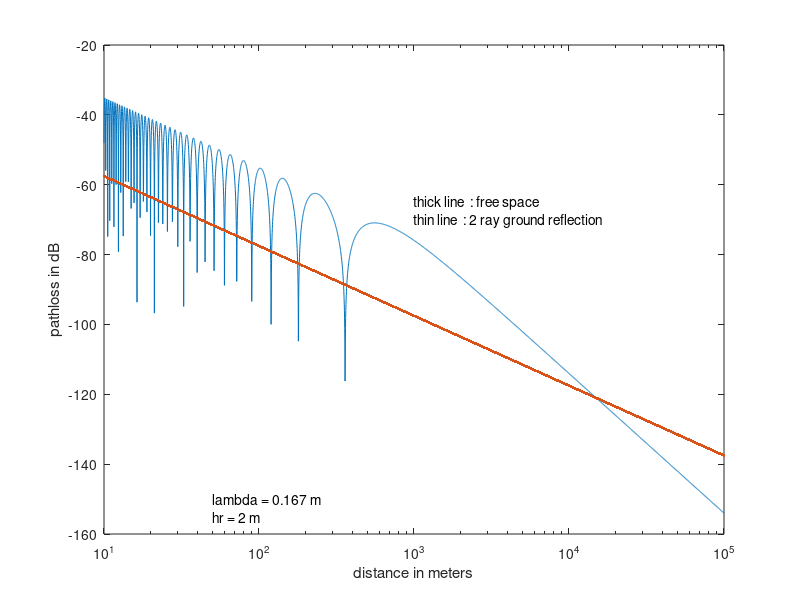

MATLAB code to generate this figure:
% IEU CE 360 antenna engineering
% 2 ray model
clc,close all,clear all;

Gr = 10*log10(2); % receiver gain in dBi
Gt = 10*log10(29); % transmitter gain in dBi 

lambda = 0.167; % wavelength for 1800MHz
Ht=15;  % Trasmitting antenna height     
Hr=2;  % Receiving antenna heigh

axis=[];
p2=[];
pfsl=[];

for i=1000:5000
 d=10^(i/1000);
 axis =[axis d]; 
 
 fspower  = (lambda/(4*pi*d))^2 ;
 power2   = fspower*4*Gt*Gr*(sin(2*pi*Ht*Hr/(lambda*d)))^2;
 p2 =[p2, 10*log10(power2)];
 pfsl=[pfsl, 10*log10(fspower)];
end

semilogx(axis,p2,axis,pfsl,'.-');
  
xlabel('distance in meters');
ylabel('pathloss in dB');
text(1000,-65,'thick line  : free space');
text(1000,-70,'thin line  : 2 ray ground reflection');

text(50,-150,'lambda = 0.167 m');
text(50,-155,'hr = 2 m');
